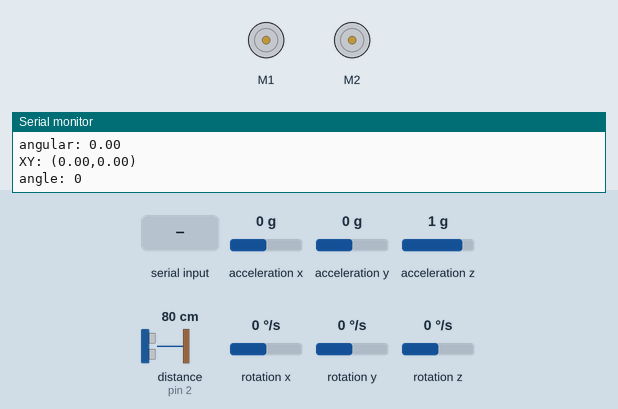
Simulated run of this sketch. Board: Arduino Uno, built with avr-gcc and run on an emulated ATmega328P. On the bench: 2 × DC motor (green arrow = forward, orange = backward, longer = faster), the last lines printed to the serial monitor. Wiring (inferred from the names in the program): ultrasonic range finder: trigger pin 2; echo pin 2. The test bench sets the inputs (shaded band); at power-on: acceleration x 0 g, acceleration y 0 g, acceleration z 1 g, distance to the obstacle (sensor on pin 2) 80 cm, rotation x 0 °/s, rotation y 0 °/s, rotation z 0 °/s.

Above: at 3.2 s.
3.3 s: "setPosition:150\n" received over Serial
At 4.1 s:
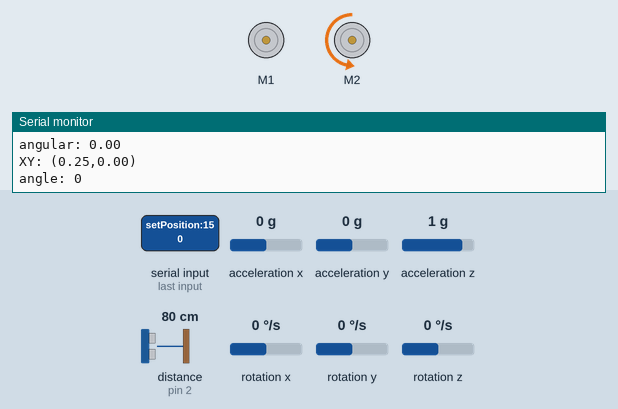
4.8 s: "90:45:200\n" received over Serial
At 5.2 s:
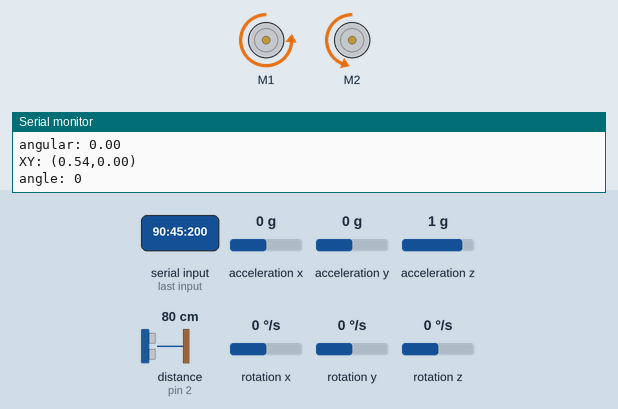
6.3 s: "30:150:10\n" received over Serial
At 7.5 s:
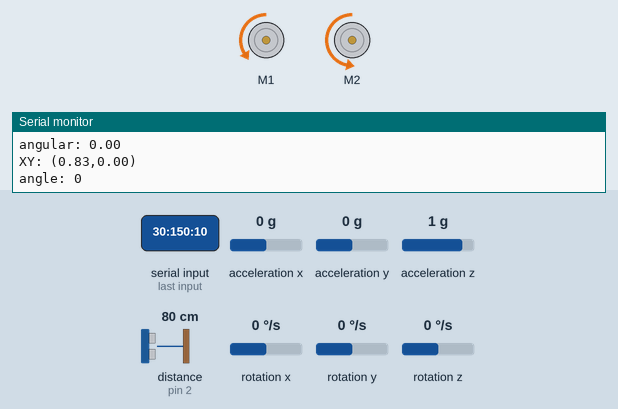
7.8 s: "1:90\n" received over Serial
At 8.7 s:
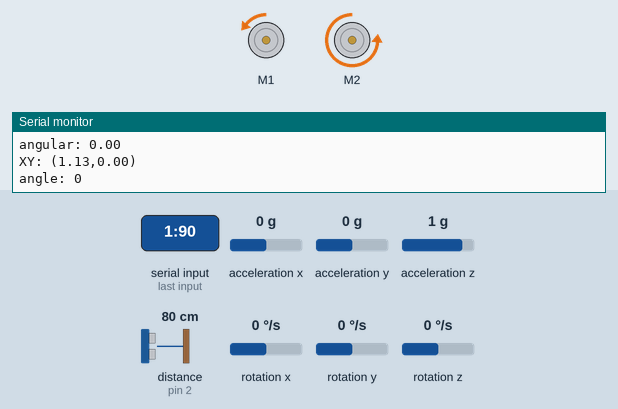
9.3 s: "30:150\n" received over Serial
At 9.9 s:
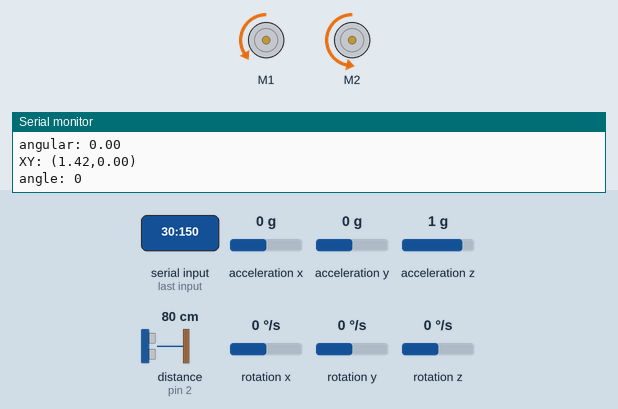
10.8 s: "90:45\n" received over Serial
At 12.3 s:
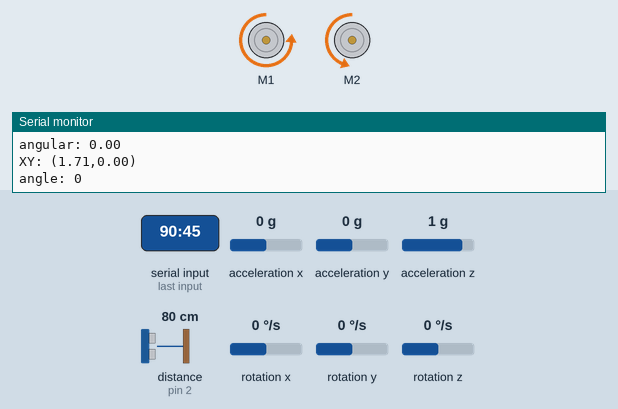
Timing chart, 0 to 13.3 s (numbered marks = the images above; inputs shaded):
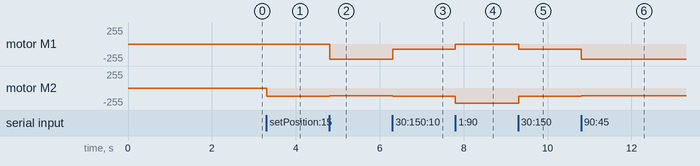

Measured:
- after the input at 3.3 s, motor M2: stopped → backward 126/255 at once
- after the input at 4.8 s, motor M1: stopped → backward 229/255 at once; motor M2: backward 126/255 → backward 114/255 at once
- after the input at 6.3 s, motor M1: backward 229/255 → backward 76/255 at once; motor M2: backward 114/255 → backward 126/255 at once
- after the input at 7.8 s, motor M1: backward 76/255 → backward 2/255 at once; motor M2: backward 126/255 → backward 229/255 at once
- after the input at 9.3 s, motor M1: backward 2/255 → backward 76/255 at once; motor M2: backward 229/255 → backward 126/255 at once
- after the input at 10.8 s, motor M1: backward 76/255 → backward 229/255 at once; motor M2: backward 126/255 → backward 114/255 at once

The sketch:

ControllerV4.ino
```cpp
#include "Wire.h"
#include <MPU6050_light.h>
#include <Adafruit_MotorShield.h>
#include <Arduino.h>
#include <avr/wdt.h>


#define CLK_PIN 3
#define SDO_PIN 2

float totalDistance = 0;

float angle = 0;
float prevAngle;
float Xtot = 0;
float Ytot = 0;
float Xshift = 0;
float Yshift = 0;
float RightWheelSpeed = 0;
float LeftWheelSpeed = 0;
float WheelSpacing = 11;
float AngularSpeed = 0;

Adafruit_MotorShield AFMS = Adafruit_MotorShield();

Adafruit_DCMotor *MotorLeft = AFMS.getMotor(1);//Moteur gauche
Adafruit_DCMotor *MotorRight= AFMS.getMotor(2);//Moteur droit


MPU6050 mpu(Wire);


//############optical sensor functions###############

void sendByte(uint8_t byte) {
  digitalWrite(CLK_PIN, LOW);
  for (int i = 7; i >= 0; i--) {
    digitalWrite(SDO_PIN, (byte >> i) & 0x01);
    delayMicroseconds(3);
    digitalWrite(CLK_PIN, HIGH);
    delayMicroseconds(3);
    digitalWrite(CLK_PIN, LOW);
  }
  digitalWrite(CLK_PIN, HIGH);
}

uint8_t readByte() {
  uint8_t byte = 0;
  digitalWrite(CLK_PIN, LOW);
  for (int i = 7; i >= 0; i--) {
    digitalWrite(CLK_PIN, LOW);
    delayMicroseconds(1);
    digitalWrite(CLK_PIN, HIGH);
    delayMicroseconds(1);
    byte |= (digitalRead(SDO_PIN) << i);
    //****Serial.print(digitalRead(SDO_PIN));
  }
  digitalWrite(CLK_PIN, HIGH);


  return byte;
}
void WriteConfig(uint8_t addr,uint8_t config, int delay){
  digitalWrite(CLK_PIN, HIGH);
  for (int i = 7; i >= 0; i--) {
    digitalWrite(SDO_PIN, (addr >> i) & 0x01);
    delayMicroseconds(delay);
    digitalWrite(CLK_PIN, LOW);
    delayMicroseconds(delay);
    digitalWrite(CLK_PIN, HIGH);
  }
  for (int i = 7; i >= 0; i--) {
    digitalWrite(SDO_PIN, (config >> i) & 0x01);
    delayMicroseconds(delay);
    digitalWrite(CLK_PIN, LOW);
    delayMicroseconds(delay);
    digitalWrite(CLK_PIN, HIGH);
  }
}
int8_t Ask(uint8_t addr, int delay) {
  int8_t byte = 0;
  pinMode(SDO_PIN,OUTPUT);
  digitalWrite(CLK_PIN, LOW);
  for (int i = 7; i >= 0; i--) {
    digitalWrite(SDO_PIN, (addr >> i) & 0x01);
    delayMicroseconds(delay);
    digitalWrite(CLK_PIN, HIGH);
    delayMicroseconds(delay);
    digitalWrite(CLK_PIN, LOW);
  }
  pinMode(SDO_PIN,INPUT);
  digitalWrite(CLK_PIN, LOW);
  for (int i = 7; i >= 0; i--) {
    digitalWrite(CLK_PIN, LOW);
    delayMicroseconds(delay);
    digitalWrite(CLK_PIN, HIGH);
    delayMicroseconds(delay);
    byte |= (digitalRead(SDO_PIN) << i);;
  }
  digitalWrite(CLK_PIN, HIGH);
  return byte;
  //Serial.println();
}
void AskSilent(uint8_t addr, int delay) {
  pinMode(SDO_PIN,OUTPUT);
  digitalWrite(CLK_PIN, LOW);
  for (int i = 7; i >= 0; i--) {
    digitalWrite(SDO_PIN, (addr >> i) & 0x01);
    delayMicroseconds(delay);
    digitalWrite(CLK_PIN, HIGH);
    delayMicroseconds(delay);
    digitalWrite(CLK_PIN, LOW);
  }
  //digitalWrite(CLK_PIN, HIGH);
  pinMode(SDO_PIN,INPUT);
  digitalWrite(CLK_PIN, LOW);
  for (int i = 7; i >= 0; i--) {
    digitalWrite(CLK_PIN, LOW);
    delayMicroseconds(delay);
    //Serial.print(digitalRead(SDO_PIN));
    digitalWrite(CLK_PIN, HIGH);
    delayMicroseconds(delay);
    //byte |= (digitalRead(SDO_PIN) << i);;
  }
  digitalWrite(CLK_PIN, HIGH);
  //Serial.println();
}

//############# Computation functions ###################

double toRadians(double degrees) {
  return degrees * (PI / 180.0);
}

void calculateCoordinates(double addedDistance, double angle, float Xshift, float Yshift, float &Xtot, float &Ytot) {


    double radians = toRadians(angle);


    double Xcomponent = addedDistance * cos(radians);
    double Ycomponent = addedDistance * sin(radians);


    Xtot = Xtot + Xcomponent + Xshift;
    Ytot = Ytot + Ycomponent + Yshift;
}

void computeAngularVelocity(float ZangleSpeed, float Xspeed, float &AngularSpeed){

  LeftWheelSpeed = Xspeed - (ZangleSpeed * (WheelSpacing/2));
  RightWheelSpeed = Xspeed + (ZangleSpeed * (WheelSpacing/2));

  AngularSpeed = (RightWheelSpeed - LeftWheelSpeed) / WheelSpacing;


}


//############ Motors functions ###############

void moveMotors(int leftSpeed, int rightSpeed, int leftDirection, int rightDirection) {
  MotorLeft->run(leftDirection);
  MotorLeft->setSpeed(leftSpeed);
  MotorRight->run(rightDirection);
  MotorRight->setSpeed(rightSpeed);
}


void stopMotors() {
  MotorLeft->setSpeed(0);
  MotorLeft->run(RELEASE);
  MotorRight->setSpeed(0);
  MotorRight->run(RELEASE);
}


//############# UART functions ###################

void sendSpeedsViaUART(float Xspeed, float ZangleSpeed, float Xtot, float Ytot, int totalAngle) {

  Serial.print("linear: ");
  Serial.println(Xspeed);
  Serial.print("angular: ");
  Serial.println(ZangleSpeed);
  Serial.print("XY: ");
  Serial.print("(");
  Serial.print(Xtot);
  Serial.print(",");
  Serial.print(Ytot);
  Serial.println(")");
  Serial.print("angle: ");
  Serial.println(totalAngle);
}


void readMotorSpeedsFromUART(int &leftSpeed, int &rightSpeed, int &leftDirection, int &rightDirection, float Xspeed, float ZangleSpeed, float Xtot, float Ytot, int totalAngle) {
  if (Serial.available() >= 1) {
    String speedData = Serial.readStringUntil('\n');

  int reset = speedData.indexOf("RESET");
  int setPosition = speedData.indexOf("setPosition");
  if (reset != -1) {
    wdt_enable(WDTO_15MS); //RESET avec un Watchdogtimer
      while (1);
  }
  if (setPosition != -1){
      changeCoordinates(speedData);
    }

    int colonIndex = speedData.indexOf(':');

    if (colonIndex != -1 && colonIndex < speedData.length() - 1) {

      String leftSpeedStr = speedData.substring(0, colonIndex);
      String rightSpeedStr = speedData.substring(colonIndex + 1);


      int receivedLeftSpeed = leftSpeedStr.toInt();
      int receivedRightSpeed = rightSpeedStr.toInt();


      leftDirection = (receivedLeftSpeed <= 0) ? FORWARD : BACKWARD;
      rightDirection = (receivedRightSpeed <= 0) ? FORWARD : BACKWARD;


      leftSpeed = map(abs(receivedLeftSpeed), 0, 100, 0, 255);
      rightSpeed = map(abs(receivedRightSpeed), 0, 100, 0, 255);

      sendSpeedsViaUART(Xspeed, AngularSpeed, Xtot, Ytot, angle);
    } else {

      leftSpeed = leftSpeed ;
      rightSpeed = rightSpeed;
      leftDirection = leftDirection;
      rightDirection = rightDirection;
    }
  } else {

    leftSpeed = leftSpeed ;
    rightSpeed = rightSpeed;
    leftDirection = leftDirection;
    rightDirection = rightDirection;
  }
}

void changeCoordinates(String serialRead){
  int indexParenthesis1 = serialRead.indexOf("(");
  int indexColumn = serialRead.indexOf(",");
  int indexParenthesis2 = serialRead.indexOf(")");

  String Xpos = serialRead.substring(indexParenthesis1 + 1, indexColumn);
  String Ypos = serialRead.substring(indexColumn + 1, indexParenthesis2);

  Xshift = Xpos.toFloat();
  Yshift = Ypos.toFloat();


}

void setup() {

  //setup gyro :

  Serial.begin(115200);
  Wire.begin();
  byte status = mpu.begin();
  //****Serial.print(F("MPU6050 status: "));
  //****Serial.println(status);
  while(status!=0){ } // stop everything if could not connect to MPU6050

  //****Serial.println(F("Calculating offsets, do not move MPU6050"));
  delay(1000);
  // mpu.upsideDownMounting = true; // uncomment this line if the MPU6050 is mounted upside-down
  mpu.calcOffsets(); // gyro and accelero
  //*****Serial.println("Done!\n");


  if (!AFMS.begin()) {         // create with the default frequency 1.6KHz
  // if (!AFMS.begin(1000)) {  // OR with a different frequency, say 1KHz
    //******Serial.println("Could not find Motor Shield. Check wiring.");
    while (1);
  }
  //******Serial.println("Motor Shield found.");


  MotorLeft->setSpeed(0);
  MotorLeft->run(FORWARD);
  MotorLeft->run(RELEASE);
  MotorRight->setSpeed(0);
  MotorRight->run(FORWARD);
  MotorRight->run(RELEASE);


 //setup optical:

  pinMode(CLK_PIN,OUTPUT);
  pinMode(SDO_PIN,INPUT);
  digitalWrite(CLK_PIN,HIGH);
  digitalWrite(SDO_PIN,HIGH);

  delayMicroseconds(10000);
  WriteConfig(0b10000101,0b10111000,3);
  delayMicroseconds(10000);
  WriteConfig(0b10000110,0b10000100,3); //reg 0x06
  delayMicroseconds(10000);
  WriteConfig(0b10001110,0b11101001,3);
  Serial.println("reset done");

  sendSpeedsViaUART(0, 0, 0, 0, 0);

}

int posX = 0;
float Xcm = 0;
unsigned long currentTimeMPU = 0;
unsigned long prevTimeMPU = 0;
unsigned long elapsedTimeMPU = 0;

float ZangleSpeed = 0;

int iMPU = 4;
unsigned long prevTime = 0;

int leftSpeed = 0;
int rightSpeed = 0;
int leftDirection = FORWARD;
int rightDirection = FORWARD;
int accelY = 0;


void loop() {
  if(iMPU>3){
    currentTimeMPU = millis();
    mpu.update();
    angle = -(mpu.getAngleZ());
    accelY = (mpu.getAccY())*100;
    elapsedTimeMPU = currentTimeMPU - prevTimeMPU;
    ZangleSpeed = ((angle - prevAngle) / elapsedTimeMPU) * 1000;
  }

  AskSilent(0x02,3);

  int8_t Xvel = Ask(0x03,3);


  unsigned long currentTime = millis();
  unsigned long elapsedTime = currentTime - prevTime;


  //i+=1;
  posX = posX + Xvel; //-2650 = 10cm
  Xcm = -posX * 0.00403877;  //ecam : 0.00403877; parquet axel : //0.0037735849;


  float Xspeed = (Xcm / elapsedTime) * 1000;


  totalDistance = totalDistance + Xcm;


  //remise du temps à 0 pour tenir compte du temps écoulé pour le reste de la loop

  if (iMPU>3) {
    prevTimeMPU = millis();
    mpu.update();
    prevAngle = -(mpu.getAngleZ());
    iMPU = 0;

  }
  calculateCoordinates(Xcm, angle, Xshift, Yshift, Xtot, Ytot);
  posX = 0;
  prevTime = millis();
  //****Serial.println(Xspeed);
  delay(3);//10

  computeAngularVelocity(ZangleSpeed, Xspeed, AngularSpeed);
  //sendSpeedsViaUART(Xspeed, ZangleSpeed, Xtot, Ytot, angle);

  readMotorSpeedsFromUART(leftSpeed, rightSpeed, leftDirection, rightDirection, Xspeed, AngularSpeed, Xtot, Ytot, angle);
  moveMotors(leftSpeed, rightSpeed, leftDirection, rightDirection);
  iMPU +=1;

}
```
